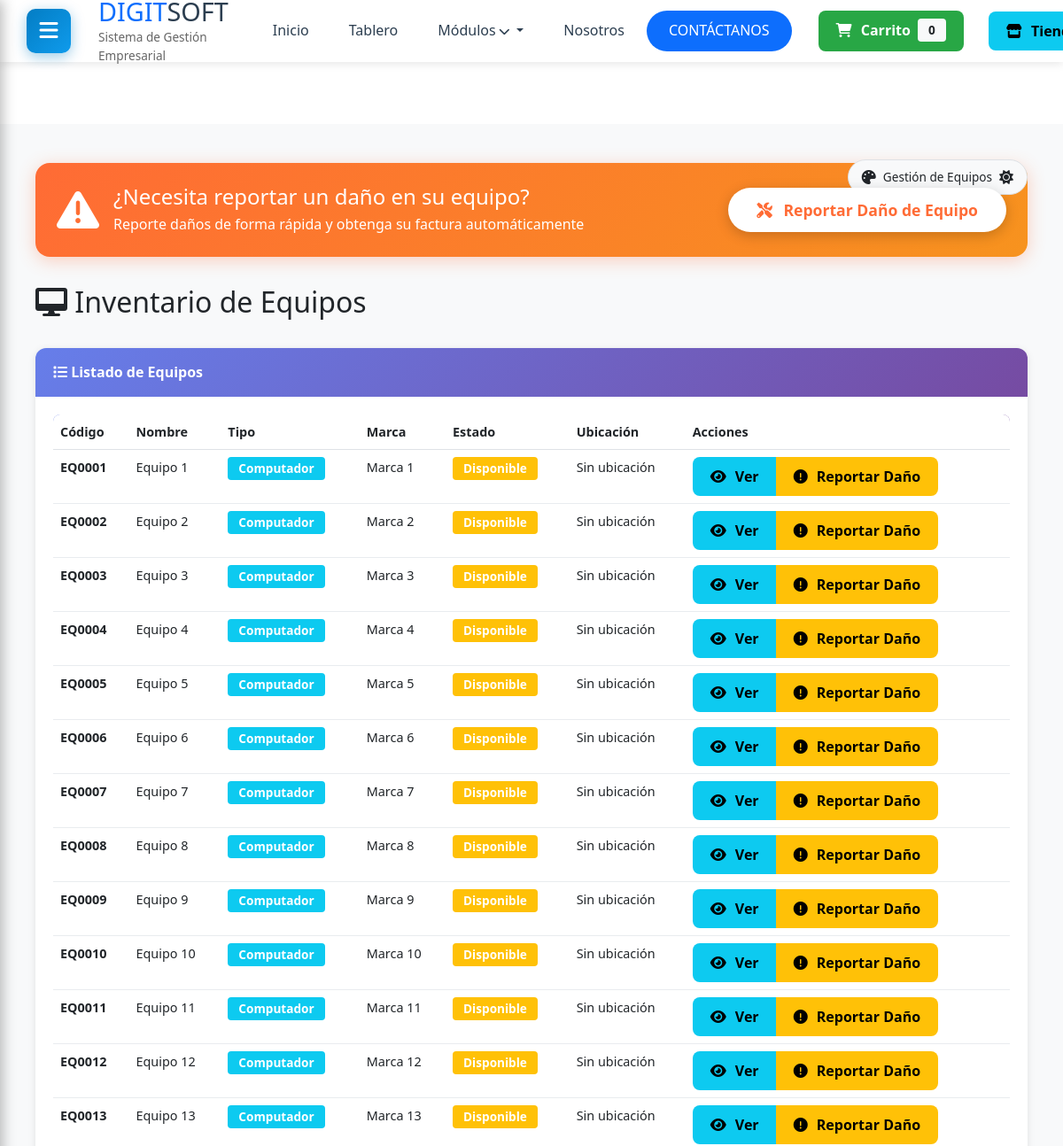
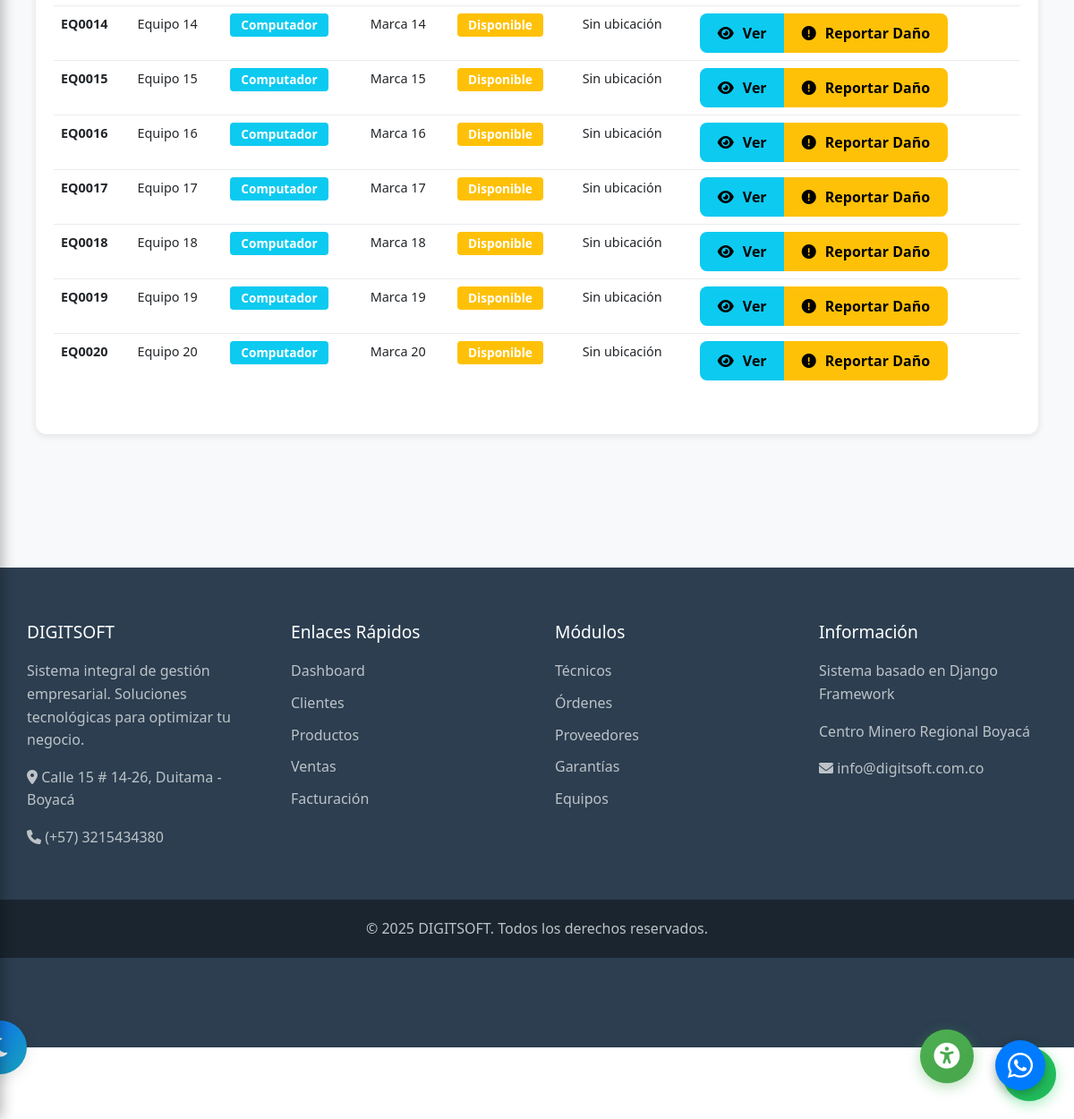
The app's page /equipos/ (signed in) with its own data (2 pictures, top to bottom).
### equipos/models.py (models this page shows, shortened)
class Equipo(models.Model):
    TIPO_EQUIPO = [
        ('COMPUTADOR', 'Computador'),
        ('LAPTOP', 'Laptop'),
        ('IMPRESORA', 'Impresora'),
        ('SERVIDOR', 'Servidor'),
        ('ROUTER', 'Router'),
        ('OTRO', 'Otro'),
    ]
    ESTADO_CHOICES = [
        ('OPERATIVO', 'Operativo'),
        ('EN_REPARACION', 'En Reparación'),
        ('FUERA_SERVICIO', 'Fuera de Servicio'),
        ('ASIGNADO', 'Asignado'),
        ('DISPONIBLE', 'Disponible'),
    ]
    codigo_equipo = models.CharField(max_length=20, unique=True, verbose_name="Código de equipo")
    nombre = models.CharField(max_length=200, verbose_name="Nombre del equipo")
    tipo_equipo = models.CharField(max_length=20, choices=TIPO_EQUIPO, verbose_name="Tipo")
    marca = models.CharField(max_length=100, verbose_name="Marca")
    modelo = models.CharField(max_length=100, verbose_name="Modelo")
    numero_serie = models.CharField(max_length=100, blank=True, verbose_name="Número de serie")
    especificaciones = models.TextField(blank=True, verbose_name="Especificaciones técnicas")
    fecha_adquisicion = models.DateField(verbose_name="Fecha de adquisición")
    valor_adquisicion = models.DecimalField(max_digits=10, decimal_places=2, verbose_name="Valor de adquisición")
    estado = models.CharField(max_length=20, choices=ESTADO_CHOICES, default='DISPONIBLE', verbose_name="Estado")
    ubicacion = models.CharField(max_length=200, blank=True, verbose_name="Ubicación")
    responsable = models.CharField(max_length=150, blank=True, verbose_name="Responsable")
    cliente = models.ForeignKey(
        'clientes.Cliente',
        on_delete=models.SET_NULL,
        null=True,
        blank=True,
        related_name='equipos',
        verbose_name="Cliente Propietario"
    )
    observaciones = models.TextField(blank=True, verbose_name="Observaciones")
    activo = models.BooleanField(default=True, verbose_name="Activo")
    fecha_registro = models.DateTimeField(auto_now_add=True, verbose_name="Fecha de registro")
    fecha_actualizacion = models.DateTimeField(auto_now=True, verbose_name="Última actualización")
    class Meta:
        verbose_name = "Equipo"
        verbose_name_plural = "Equipos"
        ordering = ['codigo_equipo']
        db_table = 'equipos'

### equipos/views.py (the view, shortened to what this page needs)
# urls.py: path('', views.equipos_lista, name='lista'),
@login_required
def equipos_lista(request):
    if request.user.is_staff or request.user.is_superuser:
        equipos = Equipo.objects.filter(activo=True)
    return render(request, 'equipos/lista.html', {'equipos': equipos})

### templates/equipos/lista.html (shortened to what this page needs)
{% extends 'base_dashboard.html' %}
{% load static %}
{% block content %}
<div class="container-fluid py-4">
    <div class="reporte-dano-banner">
        <div class="icon-section">
            <i class="fas fa-exclamation-triangle"></i>
            <div>
                <h4 class="mb-1">¿Necesita reportar un daño en su equipo?</h4>
                <p class="mb-0">Reporte daños de forma rápida y obtenga su factura automáticamente</p>
            </div>
        </div>
        <div>
            <a href="{% url 'reportes_dano:registrar' %}" class="btn btn-reportar-dano">
                <i class="fas fa-tools"></i>
                Reportar Daño de Equipo
            </a>
        </div>
    </div>
    <div class="d-flex justify-content-between align-items-center mb-4">
        <h2><i class="fas fa-desktop"></i> Inventario de Equipos</h2>
    </div>
    <div class="card">
        <div class="card-header">
            <i class="fas fa-list"></i> Listado de Equipos
        </div>
        <div class="card-body">
            {% if equipos %}
            <table class="table table-hover">
                <thead>
                    <tr>
                        <th>Código</th>
                        <th>Nombre</th>
                        <th>Tipo</th>
                        <th>Marca</th>
                        <th>Estado</th>
                        <th>Ubicación</th>
                        <th>Acciones</th>
                    </tr>
                </thead>
                <tbody>
                    {% for equipo in equipos %}
                    <tr class="equipo-row">
                        <td><strong>{{ equipo.codigo_equipo }}</strong></td>
                        <td>{{ equipo.nombre }}</td>
                        <td><span class="badge bg-info">{{ equipo.get_tipo_equipo_display }}</span></td>
                        <td>{{ equipo.marca }}</td>
                        <td>
                            {% if equipo.estado == 'OPERATIVO' %}
                                <span class="badge bg-success">{{ equipo.get_estado_display }}</span>
                            {% else %}
                                <span class="badge bg-warning">{{ equipo.get_estado_display }}</span>
                            {% endif %}
                        </td>
                        <td>{{ equipo.ubicacion|default:"Sin ubicación" }}</td>
                        <td>
                            <div class="btn-group" role="group">
                                <a href="{% url 'equipos:detalle' equipo.pk %}"
                                   class="btn btn-sm btn-info"
                                   title="Ver detalles">
                                    <i class="fas fa-eye"></i> Ver
                                </a>
                                <a href="{% url 'reportes_dano:registrar' %}?equipo_id={{ equipo.pk }}"
                                   class="btn btn-sm btn-warning"
                                   title="Reportar daño en este equipo">
                                    <i class="fas fa-exclamation-circle"></i> Reportar Daño
                                </a>
                            </div>
                        </td>
                    </tr>
                    {% endfor %}
                </tbody>
            </table>
            {% else %}
            <p class="text-center">No hay equipos registrados</p>
            {% endif %}
        </div>
    </div>
</div>
{% endblock %}

### static/css/dashboard.css (style rules this page uses)
:root { --primary-color: #037dc4; --secondary-color: #0f9bec; --dark-color: #2c3e50; --light-color: #f9f9f9; --sidebar-width: 250px; --header-height: 70px; }
* { margin: 0; padding: 0; box-sizing: border-box; }
body { font-family: 'Segoe UI', Tahoma, Geneva, Verdana, sans-serif; background-color: #f5f6fa; color: #323235; line-height: 1.6; min-height: 100vh; display: flex; flex-direction: column; }

### static/css/theme-switcher.css (style rules this page uses)
:root { --bg-primary: #ffffff; --bg-secondary: #f8f9fa; --bg-card: #ffffff; --text-primary: #212529; --text-secondary: #6c757d; --border-color: #dee2e6; --shadow: rgba(0, 0, 0, 0.1); --primary-color: #0d6efd; --success-color: #28a745; --danger-color: #dc3545; --warning-color: #ffc107; --info-color: #17a2b8; --input-bg: #ffffff; --input-border: #ced4da; --table-hover: #f8f9fa; }
body { background-color: var(--bg-primary); color: var(--text-primary); transition: background-color 0.3s ease, color 0.3s ease; }
.card { background-color: var(--bg-card); border-color: var(--border-color); color: var(--text-primary); box-shadow: 0 0.125rem 0.25rem var(--shadow); transition: all 0.3s ease; }
.card-header { background-color: var(--primary-color); border-bottom-color: var(--border-color); }
.table { color: var(--text-primary); }
.badge { transition: all 0.3s ease; }
.container-fluid, .container { transition: all 0.3s ease; }
* { transition: background-color 0.3s ease, color 0.3s ease, border-color 0.3s ease; }

### static/css/accessibility.css (style rules this page uses)
body { transition: background-color 0.3s ease, color 0.3s ease, filter 0.3s ease; }

### static/css/responsive-global.css (style rules this page uses)
:root { --container-max-width: 1200px; --spacing-xs: 0.5rem; --spacing-sm: 1rem; --spacing-md: 1.5rem; --spacing-lg: 2rem; --spacing-xl: 3rem; }
* { box-sizing: border-box; }
html { font-size: 16px; -webkit-text-size-adjust: 100%; -ms-text-size-adjust: 100%; }
body { margin: 0; padding: 0; overflow-x: hidden !important; max-width: 100vw; }
.container, .container-fluid { width: 100%; padding-right: 15px; padding-left: 15px; margin-right: auto; margin-left: auto; }
.card { position: relative; display: flex; flex-direction: column; min-width: 0; word-wrap: break-word; background-color: #fff; border: 1px solid rgba(0,0,0,.125); border-radius: 0.25rem; margin-bottom: 1rem; }
.card-body { flex: 1 1 auto; padding: 1.25rem; }
.btn { display: inline-block; font-weight: 400; text-align: center; white-space: nowrap; vertical-align: middle; user-select: none; border: 1px solid transparent; padding: 0.375rem 0.75rem; font-size: 1rem; line-height: 1.5; border-radius: 0.25rem; transition: all 0.15s ease-in-out; cursor: pointer; }
h2, .h2 { font-size: 2rem; }
h4, .h4 { font-size: 1.5rem; }

### static/css/responsive-modulos.css (style rules this page uses)
.table { min-width: 800px; }
.badge { display: inline-block; padding: 0.35em 0.65em; font-size: 0.75rem; font-weight: 600; line-height: 1; color: #fff; text-align: center; white-space: nowrap; vertical-align: baseline; border-radius: 0.25rem; }

### static/css/responsive-fixes.css (style rules this page uses)
body { padding-bottom: 20px; }
html, body { overflow-x: hidden; position: relative; }
.container, .container-fluid { padding-bottom: 100px; }
.badge { padding: 6px 12px; font-size: 0.85rem; }

### static/css/tablas-responsive.css (style rules this page uses)
table { width: 100%; border-collapse: collapse; background: white; }
thead { background: linear-gradient(135deg, #667eea 0%, #764ba2 100%); color: white; }
thead th { padding: 12px 15px; text-align: left; font-weight: 600; font-size: 0.9rem; white-space: nowrap; }
tbody td { padding: 12px 15px; border-bottom: 1px solid #e9ecef; font-size: 0.9rem; }
tbody tr:last-child td { border-bottom: none; }

### static/css/modulos-fix-responsive.css (style rules this page uses)
.btn { border-radius: 8px; padding: 10px 20px; font-weight: 600; transition: all 0.3s; border: none; }
.btn i { margin-right: 6px; }
.card { border: none; border-radius: 12px; box-shadow: 0 2px 8px rgba(0, 0, 0, 0.1); overflow: hidden; margin-bottom: 25px; }
.card-header { background: linear-gradient(135deg, #667eea 0%, #764ba2 100%); color: white; padding: 15px 20px; border: none; font-weight: 600; }
.card-body { padding: 20px; }
.container-fluid { padding-left: 20px; padding-right: 20px; padding-bottom: 120px; }
.d-flex { display: flex; }
.justify-content-between { justify-content: space-between; }
.align-items-center { align-items: center; }
.mb-4 { margin-bottom: 1.5rem; }
html, body { overflow-x: hidden; max-width: 100vw; }
* { box-sizing: border-box; }

### records on screen
Equipo: codigo_equipo "EQ0001", nombre "Equipo 1", tipo_equipo "Computador", marca "Marca 1", estado "Disponible", ubicacion "Sin ubicación"
Equipo: codigo_equipo "EQ0002", nombre "Equipo 2", tipo_equipo "Computador", marca "Marca 2", estado "Disponible", ubicacion "Sin ubicación"
Equipo: codigo_equipo "EQ0003", nombre "Equipo 3", tipo_equipo "Computador", marca "Marca 3", estado "Disponible", ubicacion "Sin ubicación"
Equipo: codigo_equipo "EQ0004", nombre "Equipo 4", tipo_equipo "Computador", marca "Marca 4", estado "Disponible", ubicacion "Sin ubicación"
Equipo: codigo_equipo "EQ0005", nombre "Equipo 5", tipo_equipo "Computador", marca "Marca 5", estado "Disponible", ubicacion "Sin ubicación"
Equipo: codigo_equipo "EQ0006", nombre "Equipo 6", tipo_equipo "Computador", marca "Marca 6", estado "Disponible", ubicacion "Sin ubicación"
Equipo: codigo_equipo "EQ0007", nombre "Equipo 7", tipo_equipo "Computador", marca "Marca 7", estado "Disponible", ubicacion "Sin ubicación"
Equipo: codigo_equipo "EQ0008", nombre "Equipo 8", tipo_equipo "Computador", marca "Marca 8", estado "Disponible", ubicacion "Sin ubicación"
Equipo: codigo_equipo "EQ0009", nombre "Equipo 9", tipo_equipo "Computador", marca "Marca 9", estado "Disponible", ubicacion "Sin ubicación"
Equipo: codigo_equipo "EQ0010", nombre "Equipo 10", tipo_equipo "Computador", marca "Marca 10", estado "Disponible", ubicacion "Sin ubicación"
Equipo: codigo_equipo "EQ0011", nombre "Equipo 11", tipo_equipo "Computador", marca "Marca 11", estado "Disponible", ubicacion "Sin ubicación"
Equipo: codigo_equipo "EQ0012", nombre "Equipo 12", tipo_equipo "Computador", marca "Marca 12", estado "Disponible", ubicacion "Sin ubicación"
Equipo: codigo_equipo "EQ0013", nombre "Equipo 13", tipo_equipo "Computador", marca "Marca 13", estado "Disponible", ubicacion "Sin ubicación"
Equipo: codigo_equipo "EQ0014", nombre "Equipo 14", tipo_equipo "Computador", marca "Marca 14", estado "Disponible", ubicacion "Sin ubicación"
Equipo: codigo_equipo "EQ0015", nombre "Equipo 15", tipo_equipo "Computador", marca "Marca 15", estado "Disponible", ubicacion "Sin ubicación"
Equipo: codigo_equipo "EQ0016", nombre "Equipo 16", tipo_equipo "Computador", marca "Marca 16", estado "Disponible", ubicacion "Sin ubicación"
Equipo: codigo_equipo "EQ0017", nombre "Equipo 17", tipo_equipo "Computador", marca "Marca 17", estado "Disponible", ubicacion "Sin ubicación"
Equipo: codigo_equipo "EQ0018", nombre "Equipo 18", tipo_equipo "Computador", marca "Marca 18", estado "Disponible", ubicacion "Sin ubicación"
Equipo: codigo_equipo "EQ0019", nombre "Equipo 19", tipo_equipo "Computador", marca "Marca 19", estado "Disponible", ubicacion "Sin ubicación"
Equipo: codigo_equipo "EQ0020", nombre "Equipo 20", tipo_equipo "Computador", marca "Marca 20", estado "Disponible", ubicacion "Sin ubicación"
